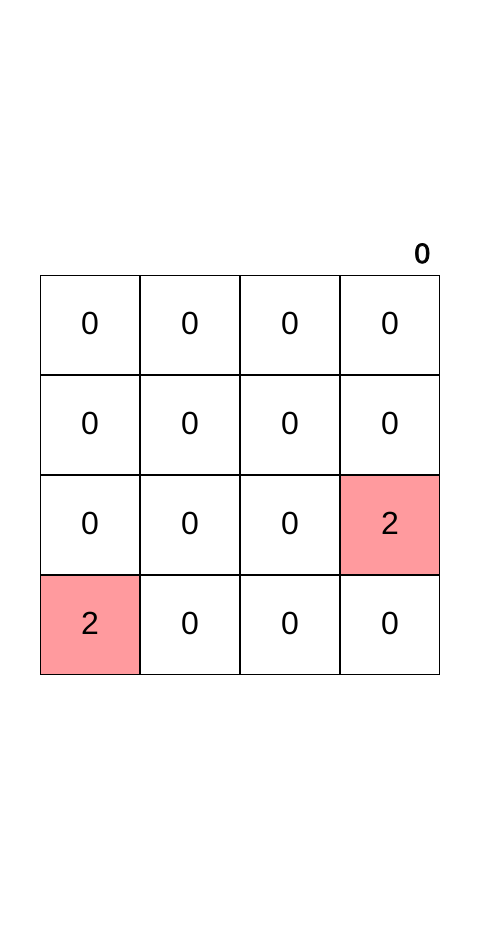
Frame 1 (no input)
Frame 60 (no input): identical to frame 1, image omitted
Frame 120 (the mouse pressed at the canvas centre since frame 60): identical to frame 1, image omitted

The p5.js sketch that drew this single still picture (run headless with seeded random() and noise() and a simulated clock; from frame 60 on, the mouse is pressed at the canvas centre):

// p5.js sketch
// ── sketch.js
const height = 400
const width = 400
const wildNode = ['W','i',"L","D"]
let grid = [
  [0,0,0,0],
  [0,0,0,0],
  [0,0,0,0],
  [0,0,0,0]
]
let playground,cvs;
let score = 0
let wildCount = 0

function setup() {
  // put setup code here
  cvs = createCanvas(480,windowHeight-50)
  playground = createGraphics(400,400).show()

  cvs.position((windowWidth/2)-480*0.5,(windowHeight/2)-(windowHeight-50)*0.5)
  playground.position((windowWidth/2)-width*0.5,(windowHeight/2)-height*0.5)

  addNumber()
  addNumber()

}

function draw() {
  // put drawing code here
  // game title
  
  cvs.style('box-shadow','2px 2px 20px rgba(0,0,0,.5)')
  playground.strokeWeight(2)
  background('rgb(255,255,255)')
  stroke(0)
  // draw the playground
  playground.background(255)
  drawGrid()
  displayNumb(grid);
  displayScore(score)
}


// *function goes here
// ?draw the grid
function drawGrid() {
  for (let i = 0; i < 4; i++) {
    for (let j = 0; j < 4; j++) {
      if (grid[i][j] != 0) {
        if (isNaN(grid[i][j]) && wildNode.includes(grid[i][j])) {
          playground.fill('#f5576c')
        }else{
          drawColor(grid[i][j])
        }
      }else{
        playground.noFill()
      }
      playground.rect(j*(width/4),i*(height/4),width/4,height/4)
    }
  }
}

// ? display number to the board
function displayNumb(grid){
  for (let i = 0; i < 4; i++) {
    for (let j = 0; j < 4; j++) {
      playground.fill(0)
      playground.textSize(32)
      playground.strokeWeight(1)
      playground.textAlign(CENTER,CENTER)
      playground.text(grid[j][i] ,i*(width/4)+50,j*(width/4)+50)
    }
  }
}
// ? display score
function displayScore(score){
  textSize(28)
  textAlign(RIGHT,CENTER)
  text(score,(480/2+(width*0.5)-10),((windowHeight-50)/2-(height*0.5)-20))
}
// ? display color
  function drawColor(g) {
    switch (g) {
      case 2 :
          playground.fill('#ff9a9e')
        break;
      case 4 :
          playground.fill('#a18cd1')
        break;
      case 8 :
          playground.fill('#d4fc79')
        break;
      case 16 :
          playground.fill('#9cdef8')
        break;
      case 32 :
          playground.fill('#f9f9c8')
        break;
      case 64 :
          playground.fill('#ffe57b')
        break;  
      case 128 : 
          playground.fill('#b78276')
        break;
      case 256:
          playground.fill('#ed5565')
        break;
      case 512 :
          playground.fill('#c1e5ef')
        break;
      default:
          playground.noFill()
        break;
    }
  }
// ? add number to board
function addNumber() {
  let gridTmp = []
  // * lihat dan tampung jumlah column dari grid yang masih kosong
  for (let x = 0; x < grid.length; x++) {
      for (let y = 0; y < grid[x].length; y++) {
        if (grid[x][y] == 0) {
          gridTmp.push({x,y})
        }
    }
  }
  if (gridTmp.length != 0) {
    let tmp = random(gridTmp)
    if (wildCount == 8) {
      grid[tmp.x][tmp.y] = random(wildNode)
      wildCount = 0
    }else{
      grid[tmp.x][tmp.y] = random(1) > 0.5 ? 4 : 2
    }
    return grid
  }
  return grid
}

// ? sum the same number
function sumNumber(grid,direction) {

switch (direction) {
  case 'right':
    for (let i = 3; i >= 0; i--) {
      for (let j = 3; j >= 0; j--) {
        // * cek apakah sama
        if(isNaN(grid[i][j-1]) || isNaN(grid[i][j])){
          // * cek apakah angka kanan WILD
          if (wildNode.includes(grid[i][j-1]) && grid[i][j] != 0) {
            grid[i][j] = grid[i][j] * 2
            grid[i][j-1] = 0
            addScore(grid[i][j] * 2)
          }
          // * cek apakah angka kiri WILD
          else if (wildNode.includes(grid[i][j]) && grid[i][j-1] != 0) {
            grid[i][j-1] = grid[i][j-1] * 2
            grid[i][j] = 0
            addScore(grid[i][j-1] * 2)
          }
        }
        // * jika tidak ada WILD
        else if(grid[i][j] == grid[i][j-1]) {
          grid[i][j] = grid[i][j] + grid[i][j-1]
          grid[i][j-1] = 0
          addScore(grid[i][j])
        }
      }
    }
    break;

  case 'left':
    for (let i = 0; i <= 3; i++) {
      for (let j = 0; j <= 3; j++) {
        // * cek apakah sama
        if (isNaN(grid[i][j]) || isNaN(grid[i][j+1])) {
          if (wildNode.includes(grid[i][j+1]) && grid[i][j] != 0) {
            grid[i][j] = grid[i][j] * 2 
            grid[i][j+1] = 0
            addScore(grid[i][j] * 2)
          } else if(wildNode.includes(grid[i][j]) && grid[i][j+1] != 0){
              grid[i][j+1] = grid[i][j+1] * 2
              grid[i][j] = 0
              addScore(grid[i][j+1] * 2)
          }
        }else if (grid[i][j] == grid[i][j+1]) {
          grid[i][j] = grid[i][j] + grid[i][j+1]
          grid[i][j+1] = 0
          addScore(grid[i][j])
        }
      }
    }
    break;

  case 'down':
        for (let i = 3; i >= 0; i--) { //index lv.1
          for (let j = 3; j >= 0; j--) { //index lv.2
            // * cek apakah sama
            if(j != 0 && isNaN(grid[j-1][i]) || isNaN(grid[j][i])){
              if(wildNode.includes(grid[j-1][i]) && grid[j][i] != 0){
                grid[j][i] = grid[j][i] * 2
                grid[j-1][i] = 0
                addScore(grid[j][i] * 2)
              }else if(wildNode.includes(grid[j][i]) && grid[j-1][i] != 0){
                grid[j-1][i] = grid[j-1][i] * 2
                grid[j][i] = 0
                addScore(grid[j-1][i] * 2)
              }
            }
            else if (j != 0 && grid[j][i] == grid[j-1][i]) {
              grid[j][i] = grid[j][i] + grid[j-1][i]
              grid[j-1][i] = 0
              addScore(grid[j][i])
            }
          }
        }
    break;

  case 'up':
    
        for (let i = 0; i <= 3; i++) { //index lv.1
          for (let j = 0; j <= 3; j++) { //index lv.2
            // * cek apakah sama
            if ( j != 3 && isNaN(grid[j+1][i]) || isNaN(grid[j][i])) {
              if (wildNode.includes(grid[j+1][i]) && grid[j][i] != 0) {
                grid[j][i] = grid[j][i] * 2
                grid[j+1][i] = 0
                addScore(grid[j][i] * 2)
              }else if (wildNode.includes(grid[j][i]) && grid[j+1][i] !=0 ){
                grid[j+1][i] = grid[j+1][i] * 2
                grid[j][i] = 0
                addScore(grid[j][i] * 2)
              }
            }
            else if (j != 3 && grid[j][i] == grid[j+1][i]) {
              grid[j][i] = grid[j][i] + grid[j+1][i]
              grid[j+1][i] = 0
              addScore(grid[j][i])
            }
          }
        }
      break;

  default:
    alert('error : the second parameter must be left | right | up | down')
    break;
}
}

// ? geser angka nya
function doSlide(row,direction = 'left') {
  let arr  = row.filter( v => v)
  let zeros = Array( 4 - arr.length ).fill(0)
  return direction == 'left' ? arr = zeros.concat(arr) : arr = arr.concat(zeros)
}

// ? cek perubahan grid
function checkCange(gridClone) {
  if(JSON.stringify(grid) == JSON.stringify(gridClone) ) {
    return false;
  }
  else{
    wildCount +=1
    addNumber()
    return false;
  }
}

// ? add score
function addScore(newScore) {
  score += newScore
}

// ? check win
function amWin() {
  for (let i = 0; i < grid.length; i++) {
    for (let j = 0; j < grid[i].length; j++) {
      if (grid[i][j] > 512) {
        alert('you win !')
      }
    }
  }
}

// TODO: key pressed
// ? when key is pressed
function keyPressed() {
  
  let gridClone = [
    [0,0,0,0],
    [0,0,0,0],
    [0,0,0,0],
    [0,0,0,0]
  ]
  for (let i = 0; i < grid.length; i++) {
    for (let j = 0; j < grid[i].length; j++) {
      gridClone[i][j] = grid[i][j];
    }
  }

  // * arrow kanan
  if (keyCode == RIGHT_ARROW ) {
    for (let i = 0; i < 4; i++) {
      grid[i] = doSlide(grid[i])
    }
    sumNumber(grid,'right')
    for (let i = 0; i < 4; i++) {
      grid[i] = doSlide(grid[i])
    }
    return checkCange(gridClone)
  }

  // * arrow kiri
  if (keyCode == LEFT_ARROW ) {
    for (let i = 0; i < 4; i++) {
      grid[i] = doSlide(grid[i],'kanan')
    }
    sumNumber(grid,'left')
    for (let i = 0; i < 4; i++) {
      grid[i] = doSlide(grid[i],'!kiri')
    }
    return checkCange(gridClone)
  }

  // * arrow bawah
  if (keyCode == DOWN_ARROW ) {
    let rowTmp = []
    let colTmp = []
    let gridTmp = []

    // * rotate the grid array
    for (let i = 0; i < 4; i++) {
      for (let j = 0; j < 4; j++) {
        colTmp.push(grid[j][i])
      }
      rowTmp.push(colTmp)
      colTmp = []
      // * lets slide the rotated array
      gridTmp.push(doSlide(rowTmp[i]))
    }

    // * restore the rotated array and change the display
    for (let i = 0; i < 4; i++) {
      for (let j = 0; j < 4; j++) {
        grid[j][i] = gridTmp[i][j]
      }
    }

    sumNumber(grid,'down')

    rowTmp = []
    colTmp = []
    gridTmp = []

    // * rotate the grid array
    for (let i = 0; i < 4; i++) {
      for (let j = 0; j < 4; j++) {
        colTmp.push(grid[j][i])
      }
      rowTmp.push(colTmp)
      colTmp = []
      // * lets slide the rotated array
      gridTmp.push(doSlide(rowTmp[i]))
    }

    // * restore the rotated array and change the display
    for (let i = 0; i < 4; i++) {
      for (let j = 0; j < 4; j++) {
        grid[j][i] = gridTmp[i][j]
      }
    }
    return checkCange(gridClone)
  }

  // * arrow atas
  if (keyCode == UP_ARROW) {

    let rowTmp = []
    let colTmp = []
    let gridTmp = []

    // * rotate the grid array
    for (let i = 0; i < 4; i++) {
      for (let j = 0; j < 4; j++) {
        colTmp.push(grid[j][i])
      }
      rowTmp.push(colTmp)
      colTmp = []

      // * lets slide the rotated array
      gridTmp.push(doSlide(rowTmp[i],'right'))
    }
    // * restore the rotated array and change the display
    for (let i = 0; i < 4; i++) {
      for (let j = 0; j < 4; j++) {
        grid[j][i] = gridTmp[i][j]
      }
    }

    sumNumber(grid,'up')

    rowTmp = []
    colTmp = []
    gridTmp = []

    // * rotate the grid array
    for (let i = 0; i < 4; i++) {
      for (let j = 0; j < 4; j++) {
        colTmp.push(grid[j][i])
      }
      rowTmp.push(colTmp)
      colTmp = []

      // * lets slide the rotated array
      gridTmp.push(doSlide(rowTmp[i],'right'))
    }
    // * restore the rotated array and change the display
    for (let i = 0; i < 4; i++) {
      for (let j = 0; j < 4; j++) {
        grid[j][i] = gridTmp[i][j]
      }
    }
    return checkCange(gridClone)
  }
  // return false
}
